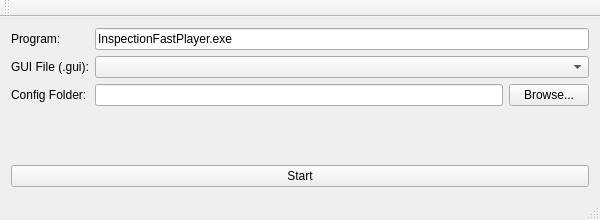
<?xml version="1.0" encoding="UTF-8"?>
<ui version="4.0">
 <class>TutrialExecuterClass</class>
 <widget class="QMainWindow" name="TutrialExecuterClass">
  <property name="geometry">
   <rect>
    <x>0</x>
    <y>0</y>
    <width>600</width>
    <height>220</height>
   </rect>
  </property>
  <property name="windowTitle">
   <string>TutrialExecuter</string>
  </property>
  <widget class="QWidget" name="centralWidget">
   <layout class="QGridLayout" name="gridLayout">
    <item row="0" column="0">
     <widget class="QLabel" name="labelProgram">
      <property name="text">
       <string>Program:</string>
      </property>
     </widget>
    </item>
    <item row="0" column="1" colspan="2">
     <widget class="QLineEdit" name="lineEditProgram">
      <property name="text">
       <string>InspectionFastPlayer.exe</string>
      </property>
     </widget>
    </item>
    <item row="1" column="0">
     <widget class="QLabel" name="labelGuiFile">
      <property name="text">
       <string>GUI File (.gui):</string>
      </property>
     </widget>
    </item>
    <item row="1" column="1" colspan="2">
     <widget class="QComboBox" name="comboBoxGuiFile"/>
    </item>
    <item row="2" column="0">
     <widget class="QLabel" name="labelConfigDir">
      <property name="text">
       <string>Config Folder:</string>
      </property>
     </widget>
    </item>
    <item row="2" column="1">
     <widget class="QLineEdit" name="lineEditConfigDir"/>
    </item>
    <item row="2" column="2">
     <widget class="QPushButton" name="btnBrowseConfigDir">
      <property name="text">
       <string>Browse...</string>
      </property>
     </widget>
    </item>
    <item row="3" column="0" colspan="3">
     <spacer name="verticalSpacer">
      <property name="orientation">
       <enum>Qt::Vertical</enum>
      </property>
      <property name="sizeHint" stdset="0">
       <size>
        <width>20</width>
        <height>20</height>
       </size>
      </property>
     </spacer>
    </item>
    <item row="4" column="0" colspan="3">
     <widget class="QPushButton" name="btnStart">
      <property name="text">
       <string>Start</string>
      </property>
     </widget>
    </item>
   </layout>
  </widget>
  <widget class="QMenuBar" name="menuBar"/>
  <widget class="QToolBar" name="mainToolBar"/>
  <widget class="QStatusBar" name="statusBar"/>
 </widget>
 <layoutdefault spacing="6" margin="11"/>
 <resources>
  <include location="TutrialExecuter.qrc"/>
 </resources>
 <connections/>
</ui>
